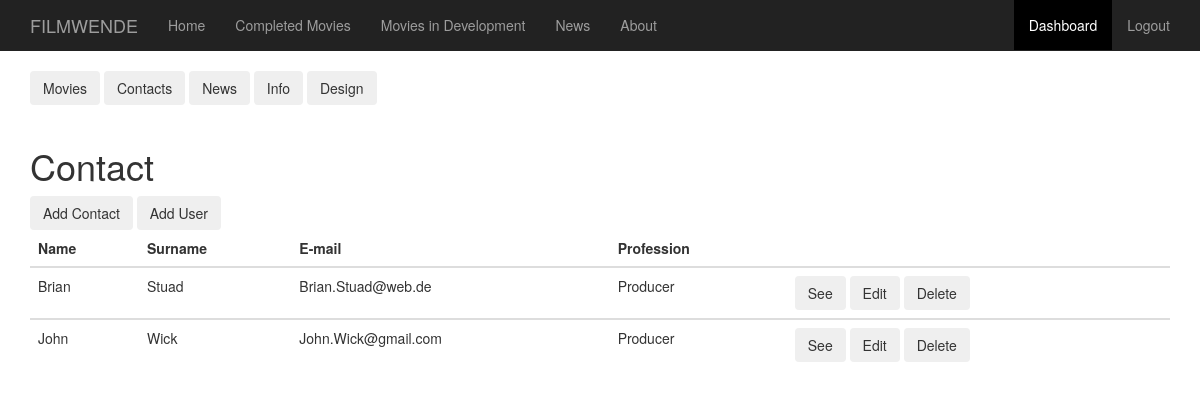
The page /dashboard_contacts (signed in) on the database its author committed.
### app/models.py (models this page shows, shortened)
class Contact(db.Model):
    __tablename__ = "contacts"
    id = db.Column(db.Integer, primary_key = True)
    name = db.Column(db.String(32))
    surname = db.Column(db.String(32))
    email = db.Column(db.String(120))
    profession = db.Column(db.String(120))

### app/routes.py (the view)
@app.route ('/dashboard_contacts')
def dashboard_contacts():
    contacts = Contact.query.all()
    return render_template('dashboard_contacts.html',contacts=contacts)

### app/models.py (called while the page is built)
@login.user_loader
def load_user(id):
    return User.query.get(int(id))

### app/templates/dashboard_contacts.html
{% extends "base2.html" %}
{% block content %}
  <div class="container">
  {% include '_dashboard.html' %}
  <div class="col"><hr></div>
  <h1>Contact</h1>
  <button type="button" class="btn btn-outline-secondary" onclick ="window.location = '/edit_contact';"> Add Contact</button>
  <button type="button" class="btn btn-outline-secondary" onclick ="window.location = '/register';"> Add User</button>
  {% if contacts | length > 0 %}
  <table class="table">
    <thead>
      <tr>
        <th scope="col">Name</th>
        <th scope="col">Surname</th>
        <th scope="col">E-mail</th>
        <th scope="col">Profession</th>
        <th scope="col"></th>
      </tr>
    </thead>
    {%for contact in contacts%}
    <tbody>
      <tr>
        <td>{{contact.name}}</td>
        <td>{{contact.surname}}</td>
        <td>{{contact.email}}</td>
        <td>{{contact.profession}}</td>
        <td>
          <button type="button" class="btn btn-outline-secondary" onclick ="window.location = '/contacts/{{contact.id}}';"> See </button>
          <button type="button" class="btn btn-outline-secondary" onclick ="window.location = '/edit_contact?id={{contact.id}}';"> Edit </button>
          <button type="button" class="btn btn-outline-secondary" onclick ="window.location = '/delete_contact?id={{contact.id}}';"> Delete </button>
        </td>
      </tr>
    </tbody>
    {%endfor%}
  </table>
{%else%}
  <i>No movie yet.</i>
{%endif%}
  </div>
{%endblock%}

### app/static/mystyle.css (style rules this page uses)
hr { border-color: rgba(255, 255, 255); }
html, body { max-width: 100%; overflow-x: hidden; }
.col { flex: 33%; max-width: 33%; padding: 0 10px; }

### rows shown on the page
Contact: name "Brian", surname "Stuad", email "Brian.Stuad@web.de", profession "Producer"
Contact: name "John", surname "Wick", email "John.Wick@gmail.com", profession "Producer"
